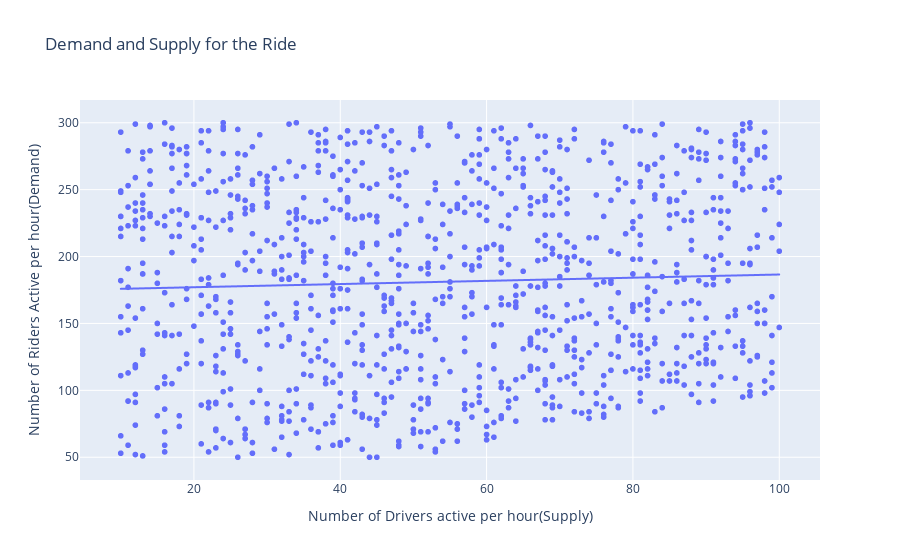

Notebook cell for this chart:
### Markdown cell above
#### Demand and Supply Analysis:

### Code cell
demand = data['Riders Active Per Hour']
supply = data['Drivers Active Per Hour']

fig = px.scatter(data, x=supply, y=demand, trendline='ols', title='Demand and Supply for the Ride')
fig.update_layout(xaxis_title='Number of Drivers active per hour(Supply)',
                 yaxis_title = 'Number of Riders Active per hour(Demand)')
fig.show()

### Figure 1 — Plotly figure (JSON) as saved in the notebook; plotly's stock layout.template omitted (floating-point values rounded to 4 significant figures; data arrays with more than 128 entries replaced by an {"elided": "..."} marker saying what was removed)
{"data": [{"hovertemplate": "Drivers Active Per Hour=%{x}<br>Riders Active Per Hour=%{y}<extra></extra>", "legendgroup": "", "marker": {"color": "#636efa", "symbol": "circle"}, "mode": "markers", "name": "", "showlegend": false, "type": "scattergl", "x": {"elided": "1045 int values"}, "xaxis": "x", "y": {"elided": "1045 int values"}, "yaxis": "y"}, {"hovertemplate": "<b>OLS trendline</b><br>Riders Active Per Hour = 0.118923 * Drivers Active Per Hour + 174.682<br>R<sup>2</sup>=0.001911<br><br>Drivers Active Per Hour=%{x}<br>Riders Active Per Hour=%{y} <b>(trend)</b><extra></extra>", "legendgroup": "", "marker": {"color": "#636efa", "symbol": "circle"}, "mode": "lines", "name": "", "showlegend": false, "type": "scattergl", "x": {"elided": "1045 int values"}, "xaxis": "x", "y": {"elided": "1045 float values"}, "yaxis": "y"}], "layout": {"legend": {"tracegroupgap": 0}, "title": {"text": "Demand and Supply for the Ride"}, "xaxis": {"anchor": "y", "domain": [0, 1], "title": {"text": "Number of Drivers active per hour(Supply)"}}, "yaxis": {"anchor": "x", "domain": [0, 1], "title": {"text": "Number of Riders Active per hour(Demand)"}}}}
